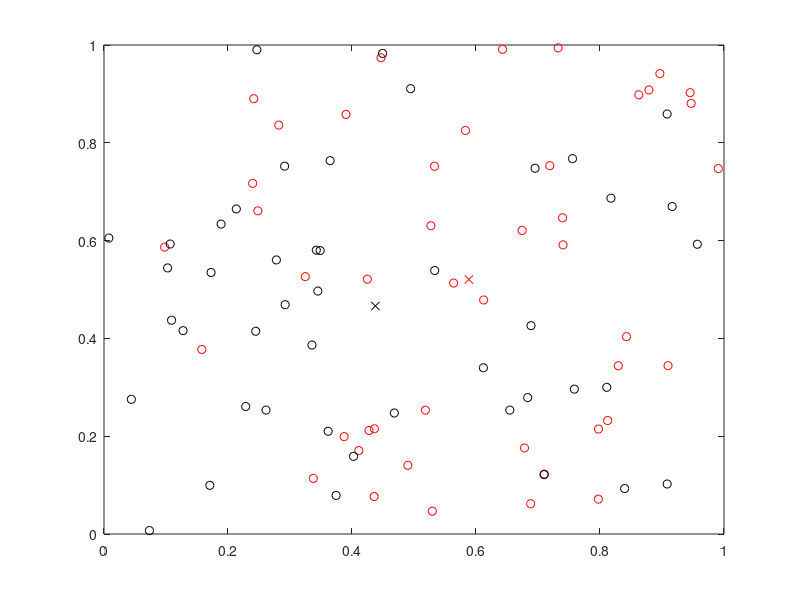

Reproduce this figure in MATLAB. (Note: this script raises an error after producing the figure.)
function [P, m] = twomeans(X, K)
%% function P = twomeans(D)
% Purpose: k-means clustering, k=2

verbose = 0;

if nargin == 0
    X = rand(90,2);
    verbose = 1;
end

conv = 0; % Convergence
maxiter = 100;
if ~exist('K','var')
    K = 2;  % Number of clusters to detect
end

if K == 1
    m = mean(X, 1);
    P = ones(size(X,1),1);
    return
end

% Initialization: Random assignment

if size(X,1) == 1
    P = 0;
else
    P = .5+K*rand(size(X,1),1);
    P = (P>median(P)) + 1; %balancing. Will fail if rand returns a set of identical values
end

P0 = P;
niter = 0;
while(niter<maxiter && ~conv)
    niter = niter + 1;
    
    % update step
    for kk = 1:K
        m(kk,:) = mean(X(P==kk,:), 1);
    end
    
    if verbose
       figure(1)
       clf
       plot(X(P==1,1), X(P==1,2), 'ro');
       hold on
       plot(X(P==2,1), X(P==2,2), 'ko');
       plot(m(1,1), m(1,2), 'rx');
       plot(m(2,1), m(2,2), 'kx');
       pause
    end
                
    % assignment step, assign each dot to its closest mean    
    for kk = 1:K
        D(:, kk) = eudist(m(kk, :), X);
    end
        
    P = (D(:,1)>D(:,2) )+ 1;
    if sum(P~=P0) == 0
        conv = 1;
    end
    P0 = P;
end
